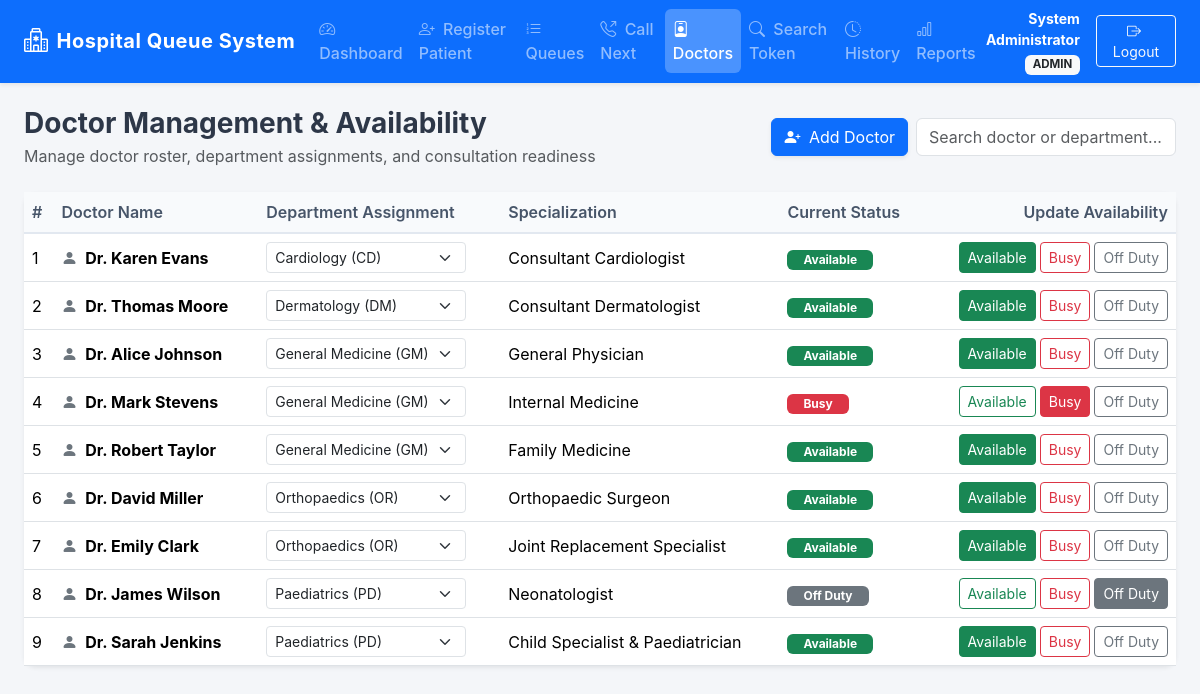
Page /modules/doctors.php (signed in) on the committed database.
### tables this page shows
CREATE TABLE IF NOT EXISTS `doctors` (
    `doctor_id` INT AUTO_INCREMENT PRIMARY KEY,
    `name` VARCHAR(120) NOT NULL,
    `department_id` INT NOT NULL,
    `specialization` VARCHAR(120) NULL,
    `availability` ENUM('Available', 'Busy', 'Off Duty') NOT NULL DEFAULT 'Available',
    `created_at` DATETIME NOT NULL DEFAULT CURRENT_TIMESTAMP,
    CONSTRAINT `fk_doctor_department` FOREIGN KEY (`department_id`) 
        REFERENCES `departments`(`department_id`) 
        ON DELETE RESTRICT ON UPDATE CASCADE
);

CREATE TABLE IF NOT EXISTS `departments` (
    `department_id` INT AUTO_INCREMENT PRIMARY KEY,
    `department_name` VARCHAR(100) NOT NULL UNIQUE,
    `department_code` VARCHAR(10) NOT NULL UNIQUE,
    `description` VARCHAR(255) NULL,
    `created_at` DATETIME NOT NULL DEFAULT CURRENT_TIMESTAMP
);

### config/auth.php (called while the page is built, shortened)
<?php
function isLoggedIn(): bool {
    return !empty($_SESSION['user_id']) && !empty($_SESSION['username']) && !empty($_SESSION['role']);
}
function hasRole(string|array $allowedRoles): bool {
    $currentRole = $_SESSION['role'] ?? '';
    if ($currentRole === 'admin') {
        return true;
    }
    return $currentRole === $allowedRoles;
}
function currentUser(): ?array {
    return [
        'user_id'   => $_SESSION['user_id'],
        'username'  => $_SESSION['username'],
        'role'      => $_SESSION['role'],
        'full_name' => $_SESSION['full_name'] ?? $_SESSION['username']
    ];
}

### modules/doctors.php (the view, shortened to what this page needs)
<?php
require_once __DIR__ . '/../config/auth.php';
$user = currentUser();
$userRole = $user['role'];
$userName = $user['full_name'];
$pdo = getDBConnection();
$departments = $pdo->query("SELECT department_id, department_name, department_code FROM departments ORDER BY department_name ASC")->fetchAll();
$stmt = $pdo->query("
    SELECT doc.*, d.department_name, d.department_code
    FROM doctors doc
    JOIN departments d ON doc.department_id = d.department_id
    ORDER BY d.department_name ASC, doc.name ASC
");
$doctors = $stmt->fetchAll();
?>
<!DOCTYPE html>
<html lang="en">
<head>
    <link href="https://cdn.jsdelivr.net/npm/bootstrap@5.3.2/dist/css/bootstrap.min.css" rel="stylesheet">
    <link href="https://cdn.jsdelivr.net/npm/bootstrap-icons@1.11.2/font/bootstrap-icons.min.css" rel="stylesheet">
    <link rel="stylesheet" href="../assets/css/style.css">
</head>
<body>
    <nav class="navbar navbar-expand-lg navbar-dark bg-primary shadow-sm sticky-top">
        <div class="container-fluid px-4">
            <a class="navbar-brand d-flex align-items-center" href="../dashboard.php">
                <i class="bi bi-hospital me-2 fs-4"></i>
                <span class="fw-bold">Hospital Queue System</span>
            </a>
            <div class="collapse navbar-collapse" id="navbarMain">
                <ul class="navbar-nav me-auto mb-2 mb-lg-0">
                    <li class="nav-item"><a class="nav-link" href="../dashboard.php"><i class="bi bi-speedometer2 me-1"></i> Dashboard</a></li>
                    <?php if (hasRole(['admin', 'receptionist'])): ?>
                        <li class="nav-item"><a class="nav-link" href="add_patient.php"><i class="bi bi-person-plus me-1"></i> Register Patient</a></li>
                    <?php endif; ?>
                    <li class="nav-item"><a class="nav-link" href="queue.php"><i class="bi bi-list-ol me-1"></i> Queues</a></li>
                    <?php if (hasRole(['admin', 'operator'])): ?>
                        <li class="nav-item"><a class="nav-link" href="call_patient.php"><i class="bi bi-telephone-outbound me-1"></i> Call Next</a></li>
                        <li class="nav-item"><a class="nav-link active" href="doctors.php"><i class="bi bi-person-badge me-1"></i> Doctors</a></li>
                    <?php endif; ?>
                    <li class="nav-item"><a class="nav-link" href="search.php"><i class="bi bi-search me-1"></i> Search Token</a></li>
                    <li class="nav-item"><a class="nav-link" href="history.php"><i class="bi bi-clock-history me-1"></i> History</a></li>
                    <?php if (hasRole('admin')): ?>
                        <li class="nav-item"><a class="nav-link" href="reports.php"><i class="bi bi-bar-chart me-1"></i> Reports</a></li>
                    <?php endif; ?>
                </ul>
                <div class="d-flex align-items-center gap-3">
                    <div class="text-white text-end d-none d-md-block">
                        <div class="fw-bold small"><?= htmlspecialchars($userName, ENT_QUOTES, 'UTF-8') ?></div>
                        <span class="badge bg-light text-dark text-uppercase" style="font-size: 0.72rem;"><?= htmlspecialchars($userRole, ENT_QUOTES, 'UTF-8') ?></span>
                    </div>
                    <form action="../logout.php" method="POST" class="d-inline m-0">
                        <button type="submit" class="btn btn-outline-light btn-sm px-3" data-confirm="Are you sure you want to log out?">
                            <i class="bi bi-box-arrow-right me-1"></i> Logout
                        </button>
                    </form>
                </div>
            </div>
        </div>
    </nav>
    <main class="container-fluid px-4 py-4">
        <div class="d-flex flex-wrap justify-content-between align-items-center mb-4 gap-2">
            <div>
                <h3 class="fw-bold mb-1">Doctor Management &amp; Availability</h3>
                <p class="text-muted mb-0">Manage doctor roster, department assignments, and consultation readiness</p>
            </div>
            <div class="d-flex gap-2">
                <button class="btn btn-primary shadow-sm" data-bs-toggle="collapse" data-bs-target="#addDoctorForm">
                    <i class="bi bi-person-plus-fill me-1"></i> Add Doctor
                </button>
                <div style="width: 260px;">
                    <input type="text" id="tableSearchInput" data-target-table="#doctorTable" class="form-control" placeholder="Search doctor or department...">
                </div>
            </div>
        </div>
        <div class="card shadow-sm border-0">
            <div class="card-body p-0">
                <div class="table-responsive">
                    <table class="table table-hover table-custom align-middle mb-0" id="doctorTable">
                        <thead>
                            <tr>
                                <th>#</th>
                                <th>Doctor Name</th>
                                <th>Department Assignment</th>
                                <th>Specialization</th>
                                <th>Current Status</th>
                                <th class="text-end">Update Availability</th>
                            </tr>
                        </thead>
                        <tbody>
                            <?php foreach ($doctors as $idx => $doc): ?>
                                <tr>
                                    <td><?= $idx + 1 ?></td>
                                    <td class="fw-bold">
                                        <i class="bi bi-person-fill text-secondary me-1"></i>
                                        <?= htmlspecialchars($doc['name'], ENT_QUOTES, 'UTF-8') ?>
                                    </td>
                                    <td>
                                        <form method="POST" action="doctors.php" class="d-inline-flex align-items-center m-0">
                                            <select name="department_id" class="form-select form-select-sm" style="width: auto;" onchange="this.form.submit()">
                                                <?php foreach ($departments as $d): ?>
                                                    <option value="<?= (int)$d['department_id'] ?>" <?= (int)$d['department_id'] === (int)$doc['department_id'] ? 'selected' : '' ?>>
                                                        <?= htmlspecialchars($d['department_name'], ENT_QUOTES, 'UTF-8') ?> (<?= htmlspecialchars($d['department_code'], ENT_QUOTES, 'UTF-8') ?>)
                                                    </option>
                                                <?php endforeach; ?>
                                            </select>
                                        </form>
                                    </td>
                                    <td><?= htmlspecialchars($doc['specialization'] ?? 'General', ENT_QUOTES, 'UTF-8') ?></td>
                                    <td>
                                        <?php
                                            $badgeClass = match($doc['availability']) {
                                                'Available' => 'badge-avail-available',
                                                'Busy' => 'badge-avail-busy',
                                                'Off Duty' => 'badge-avail-offduty',
                                                default => 'bg-secondary'
                                            };
                                        ?>
                                        <span class="badge <?= $badgeClass ?> px-3 py-1"><?= htmlspecialchars($doc['availability'], ENT_QUOTES, 'UTF-8') ?></span>
                                    </td>
                                    <td class="text-end">
                                        <form method="POST" action="doctors.php" class="d-inline-flex gap-1 justify-content-end m-0">
                                            <button type="submit" name="availability" value="Available" class="btn btn-sm <?= $doc['availability'] === 'Available' ? 'btn-success' : 'btn-outline-success' ?>" title="Set Available">
                                                Available
                                            </button>
                                            <button type="submit" name="availability" value="Busy" class="btn btn-sm <?= $doc['availability'] === 'Busy' ? 'btn-danger' : 'btn-outline-danger' ?>" title="Set Busy">
                                                Busy
                                            </button>
                                            <button type="submit" name="availability" value="Off Duty" class="btn btn-sm <?= $doc['availability'] === 'Off Duty' ? 'btn-secondary' : 'btn-outline-secondary' ?>" title="Set Off Duty">
                                                Off Duty
                                            </button>
                                        </form>
                                    </td>
                                </tr>
                            <?php endforeach; ?>
                        </tbody>
                    </table>
                </div>
            </div>
        </div>
    </main>
</body>
</html>

### assets/css/style.css (style rules this page uses)
:root { --primary-color: #0d6efd; --primary-dark: #0a58ca; --secondary-color: #6c757d; --success-color: #198754; --danger-color: #dc3545; --warning-color: #ffc107; --info-color: #0dcaf0; --light-bg: #f8fafc; --card-shadow: 0 0.125rem 0.35rem rgba(0, 0, 0, 0.06); --hover-shadow: 0 0.5rem 1.25rem rgba(0, 0, 0, 0.10); }
body { background-color: #f4f6f9; font-family: -apple-system, BlinkMacSystemFont, "Segoe UI", Roboto, "Helvetica Neue", Arial, sans-serif; color: #2d3748; min-height: 100vh; display: flex; flex-direction: column; }
.navbar-brand { font-weight: 700; letter-spacing: 0.5px; }
.navbar .nav-link { font-weight: 500; padding: 0.5rem 0.85rem; border-radius: 0.375rem; transition: background-color 0.15s ease-in-out, color 0.15s ease-in-out; }
.navbar .nav-link.active { background-color: rgba(255, 255, 255, 0.25); }
.card { border: none; border-radius: 0.75rem; box-shadow: var(--card-shadow); transition: box-shadow 0.2s ease, transform 0.2s ease; background-color: #ffffff; }
.badge-avail-available { background-color: #198754; color: #ffffff; }
.badge-avail-busy { background-color: #dc3545; color: #ffffff; }
.badge-avail-offduty { background-color: #6c757d; color: #ffffff; }
.table-custom th { background-color: #f8fafc; color: #475569; font-weight: 600; border-bottom: 2px solid #e2e8f0; }
.table-custom td { vertical-align: middle; }

### rows in the picture
doctors: name "Dr. Karen Evans", department_id "Cardiology (CD)", specialization "Consultant Cardiologist", availability "Available"
doctors: name "Dr. Thomas Moore", department_id "Dermatology (DM)", specialization "Consultant Dermatologist", availability "Available"
doctors: name "Dr. Alice Johnson", department_id "General Medicine (GM)", specialization "General Physician", availability "Available"
doctors: name "Dr. Mark Stevens", department_id "General Medicine (GM)", specialization "Internal Medicine", availability "Busy"
doctors: name "Dr. Robert Taylor", department_id "General Medicine (GM)", specialization "Family Medicine", availability "Available"
doctors: name "Dr. David Miller", department_id "Orthopaedics (OR)", specialization "Orthopaedic Surgeon", availability "Available"
doctors: name "Dr. Emily Clark", department_id "Orthopaedics (OR)", specialization "Joint Replacement Specialist", availability "Available"
doctors: name "Dr. James Wilson", department_id "Paediatrics (PD)", specialization "Neonatologist", availability "Off Duty"
doctors: name "Dr. Sarah Jenkins", department_id "Paediatrics (PD)", specialization "Child Specialist & Paediatrician", availability "Available"

### other values in the picture
$userName "System Administrator"
$userRole "ADMIN"
